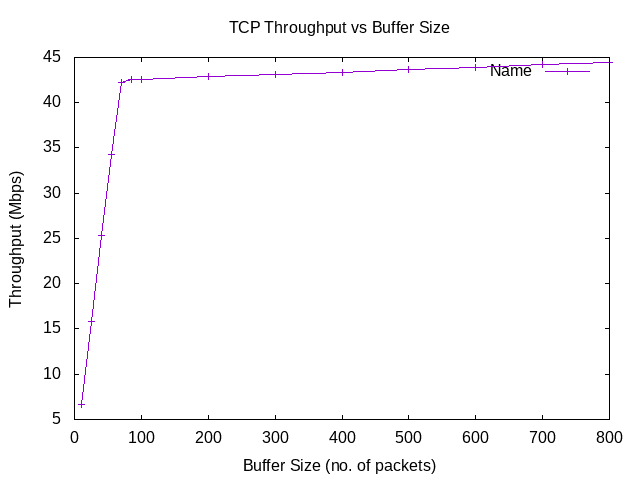

Reproduce this figure in gnuplot.
set terminal png
set output "TCPTPvBS.png"
set title "TCP Throughput vs Buffer Size"
set xlabel "Buffer Size (no. of packets)"
set ylabel "Throughput (Mbps)"

set xrange [0:800]
plot "-"  title "Name" with linespoints
10 6.64084
25 15.8744
40 25.3551
55 34.2485
70 42.2186
85 42.5705
100 42.5664
200 42.8503
300 43.1234
400 43.3966
500 43.6696
600 43.9427
700 44.2158
800 44.4889
e
